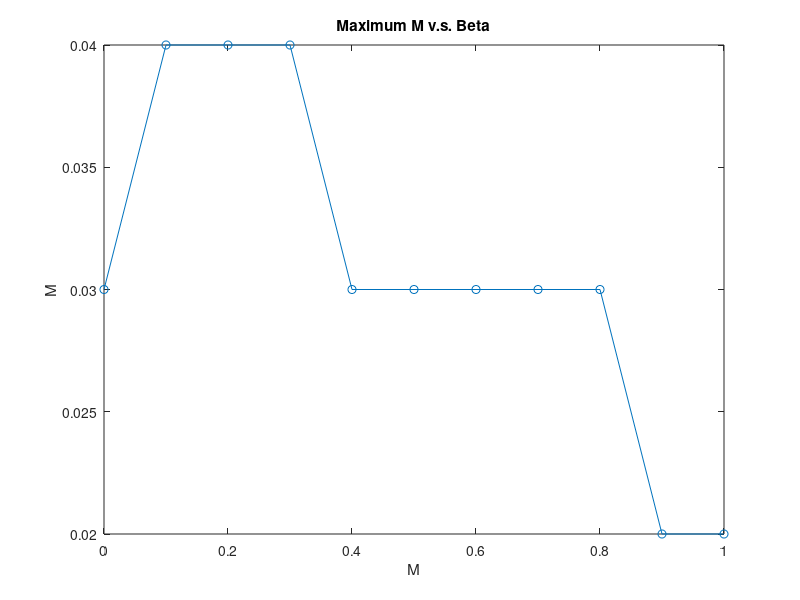

Reproduce this figure in MATLAB.
clear; clc;

% Data
M_vec = [0.03 0.04 0.04 0.04 0.03 0.03 0.03 0.03 0.03 0.02 0.02];
beta_vec = 0:0.1:1;

figure;
plot(beta_vec,M_vec,'-o');
title('Maximum M v.s. Beta');
xlabel('M'); ylabel('M');